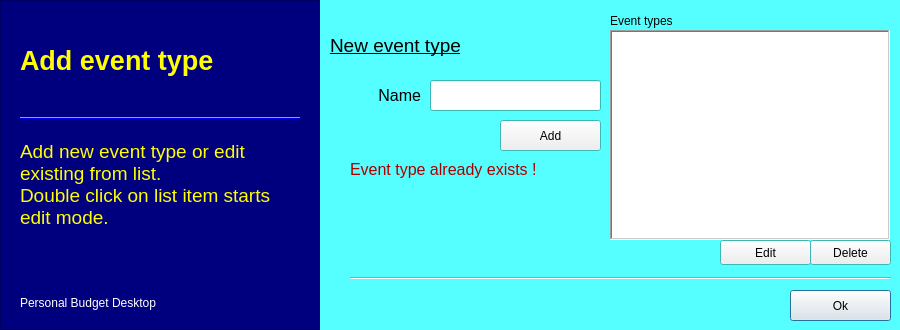
<?xml version="1.0" encoding="UTF-8"?>
<ui version="4.0">
 <class>Dialog</class>
 <widget class="QDialog" name="Dialog">
  <property name="geometry">
   <rect>
    <x>0</x>
    <y>0</y>
    <width>900</width>
    <height>330</height>
   </rect>
  </property>
  <property name="palette">
   <palette>
    <active>
     <colorrole role="Base">
      <brush brushstyle="SolidPattern">
       <color alpha="255">
        <red>255</red>
        <green>255</green>
        <blue>255</blue>
       </color>
      </brush>
     </colorrole>
     <colorrole role="Window">
      <brush brushstyle="SolidPattern">
       <color alpha="255">
        <red>85</red>
        <green>255</green>
        <blue>255</blue>
       </color>
      </brush>
     </colorrole>
    </active>
    <inactive>
     <colorrole role="Base">
      <brush brushstyle="SolidPattern">
       <color alpha="255">
        <red>255</red>
        <green>255</green>
        <blue>255</blue>
       </color>
      </brush>
     </colorrole>
     <colorrole role="Window">
      <brush brushstyle="SolidPattern">
       <color alpha="255">
        <red>85</red>
        <green>255</green>
        <blue>255</blue>
       </color>
      </brush>
     </colorrole>
    </inactive>
    <disabled>
     <colorrole role="Base">
      <brush brushstyle="SolidPattern">
       <color alpha="255">
        <red>85</red>
        <green>255</green>
        <blue>255</blue>
       </color>
      </brush>
     </colorrole>
     <colorrole role="Window">
      <brush brushstyle="SolidPattern">
       <color alpha="255">
        <red>85</red>
        <green>255</green>
        <blue>255</blue>
       </color>
      </brush>
     </colorrole>
    </disabled>
   </palette>
  </property>
  <property name="windowTitle">
   <string>Dialog</string>
  </property>
  <property name="windowIcon">
   <iconset>
    <normaloff>data/assets/main_add_event_type.png</normaloff>data/assets/main_add_event_type.png</iconset>
  </property>
  <property name="autoFillBackground">
   <bool>true</bool>
  </property>
  <property name="modal">
   <bool>true</bool>
  </property>
  <widget class="QFrame" name="frame">
   <property name="geometry">
    <rect>
     <x>0</x>
     <y>0</y>
     <width>320</width>
     <height>330</height>
    </rect>
   </property>
   <property name="palette">
    <palette>
     <active>
      <colorrole role="Base">
       <brush brushstyle="SolidPattern">
        <color alpha="255">
         <red>255</red>
         <green>255</green>
         <blue>255</blue>
        </color>
       </brush>
      </colorrole>
      <colorrole role="Window">
       <brush brushstyle="SolidPattern">
        <color alpha="255">
         <red>0</red>
         <green>0</green>
         <blue>127</blue>
        </color>
       </brush>
      </colorrole>
     </active>
     <inactive>
      <colorrole role="Base">
       <brush brushstyle="SolidPattern">
        <color alpha="255">
         <red>255</red>
         <green>255</green>
         <blue>255</blue>
        </color>
       </brush>
      </colorrole>
      <colorrole role="Window">
       <brush brushstyle="SolidPattern">
        <color alpha="255">
         <red>0</red>
         <green>0</green>
         <blue>127</blue>
        </color>
       </brush>
      </colorrole>
     </inactive>
     <disabled>
      <colorrole role="Base">
       <brush brushstyle="SolidPattern">
        <color alpha="255">
         <red>0</red>
         <green>0</green>
         <blue>127</blue>
        </color>
       </brush>
      </colorrole>
      <colorrole role="Window">
       <brush brushstyle="SolidPattern">
        <color alpha="255">
         <red>0</red>
         <green>0</green>
         <blue>127</blue>
        </color>
       </brush>
      </colorrole>
     </disabled>
    </palette>
   </property>
   <property name="autoFillBackground">
    <bool>true</bool>
   </property>
   <property name="frameShape">
    <enum>QFrame::StyledPanel</enum>
   </property>
   <property name="frameShadow">
    <enum>QFrame::Raised</enum>
   </property>
   <widget class="QLabel" name="lbl_caption">
    <property name="geometry">
     <rect>
      <x>20</x>
      <y>40</y>
      <width>291</width>
      <height>41</height>
     </rect>
    </property>
    <property name="palette">
     <palette>
      <active>
       <colorrole role="WindowText">
        <brush brushstyle="SolidPattern">
         <color alpha="255">
          <red>255</red>
          <green>255</green>
          <blue>0</blue>
         </color>
        </brush>
       </colorrole>
      </active>
      <inactive>
       <colorrole role="WindowText">
        <brush brushstyle="SolidPattern">
         <color alpha="255">
          <red>255</red>
          <green>255</green>
          <blue>0</blue>
         </color>
        </brush>
       </colorrole>
      </inactive>
      <disabled>
       <colorrole role="WindowText">
        <brush brushstyle="SolidPattern">
         <color alpha="255">
          <red>120</red>
          <green>120</green>
          <blue>120</blue>
         </color>
        </brush>
       </colorrole>
      </disabled>
     </palette>
    </property>
    <property name="font">
     <font>
      <family>Helvetica</family>
      <pointsize>20</pointsize>
      <weight>75</weight>
      <bold>true</bold>
      <underline>false</underline>
     </font>
    </property>
    <property name="text">
     <string>Add event type</string>
    </property>
   </widget>
   <widget class="QLabel" name="lbl_help">
    <property name="geometry">
     <rect>
      <x>20</x>
      <y>140</y>
      <width>271</width>
      <height>151</height>
     </rect>
    </property>
    <property name="palette">
     <palette>
      <active>
       <colorrole role="WindowText">
        <brush brushstyle="SolidPattern">
         <color alpha="255">
          <red>255</red>
          <green>255</green>
          <blue>0</blue>
         </color>
        </brush>
       </colorrole>
      </active>
      <inactive>
       <colorrole role="WindowText">
        <brush brushstyle="SolidPattern">
         <color alpha="255">
          <red>255</red>
          <green>255</green>
          <blue>0</blue>
         </color>
        </brush>
       </colorrole>
      </inactive>
      <disabled>
       <colorrole role="WindowText">
        <brush brushstyle="SolidPattern">
         <color alpha="255">
          <red>120</red>
          <green>120</green>
          <blue>120</blue>
         </color>
        </brush>
       </colorrole>
      </disabled>
     </palette>
    </property>
    <property name="font">
     <font>
      <pointsize>14</pointsize>
      <underline>false</underline>
     </font>
    </property>
    <property name="text">
     <string>Add new event type or edit existing from list.
Double click on list item starts edit mode.</string>
    </property>
    <property name="alignment">
     <set>Qt::AlignLeading|Qt::AlignLeft|Qt::AlignTop</set>
    </property>
    <property name="wordWrap">
     <bool>true</bool>
    </property>
   </widget>
   <widget class="Line" name="line">
    <property name="geometry">
     <rect>
      <x>20</x>
      <y>110</y>
      <width>280</width>
      <height>16</height>
     </rect>
    </property>
    <property name="palette">
     <palette>
      <active>
       <colorrole role="Light">
        <brush brushstyle="SolidPattern">
         <color alpha="255">
          <red>0</red>
          <green>0</green>
          <blue>236</blue>
         </color>
        </brush>
       </colorrole>
      </active>
      <inactive>
       <colorrole role="Light">
        <brush brushstyle="SolidPattern">
         <color alpha="255">
          <red>0</red>
          <green>0</green>
          <blue>236</blue>
         </color>
        </brush>
       </colorrole>
      </inactive>
      <disabled>
       <colorrole role="Light">
        <brush brushstyle="SolidPattern">
         <color alpha="255">
          <red>0</red>
          <green>0</green>
          <blue>236</blue>
         </color>
        </brush>
       </colorrole>
      </disabled>
     </palette>
    </property>
    <property name="orientation">
     <enum>Qt::Horizontal</enum>
    </property>
   </widget>
   <widget class="QLabel" name="lbl_app">
    <property name="geometry">
     <rect>
      <x>20</x>
      <y>293</y>
      <width>291</width>
      <height>20</height>
     </rect>
    </property>
    <property name="palette">
     <palette>
      <active>
       <colorrole role="WindowText">
        <brush brushstyle="SolidPattern">
         <color alpha="255">
          <red>255</red>
          <green>255</green>
          <blue>255</blue>
         </color>
        </brush>
       </colorrole>
      </active>
      <inactive>
       <colorrole role="WindowText">
        <brush brushstyle="SolidPattern">
         <color alpha="255">
          <red>255</red>
          <green>255</green>
          <blue>255</blue>
         </color>
        </brush>
       </colorrole>
      </inactive>
      <disabled>
       <colorrole role="WindowText">
        <brush brushstyle="SolidPattern">
         <color alpha="255">
          <red>120</red>
          <green>120</green>
          <blue>120</blue>
         </color>
        </brush>
       </colorrole>
      </disabled>
     </palette>
    </property>
    <property name="text">
     <string>Personal Budget Desktop</string>
    </property>
   </widget>
  </widget>
  <widget class="QLabel" name="lbl_new_type">
   <property name="geometry">
    <rect>
     <x>330</x>
     <y>30</y>
     <width>271</width>
     <height>31</height>
    </rect>
   </property>
   <property name="font">
    <font>
     <pointsize>14</pointsize>
     <underline>true</underline>
    </font>
   </property>
   <property name="text">
    <string>New event type</string>
   </property>
   <property name="alignment">
    <set>Qt::AlignLeading|Qt::AlignLeft|Qt::AlignVCenter</set>
   </property>
  </widget>
  <widget class="QLineEdit" name="txt_name">
   <property name="geometry">
    <rect>
     <x>430</x>
     <y>80</y>
     <width>171</width>
     <height>31</height>
    </rect>
   </property>
   <property name="font">
    <font>
     <pointsize>14</pointsize>
    </font>
   </property>
   <property name="text">
    <string/>
   </property>
  </widget>
  <widget class="QLabel" name="lbl_name">
   <property name="geometry">
    <rect>
     <x>320</x>
     <y>80</y>
     <width>101</width>
     <height>31</height>
    </rect>
   </property>
   <property name="font">
    <font>
     <pointsize>12</pointsize>
    </font>
   </property>
   <property name="text">
    <string>Name</string>
   </property>
   <property name="alignment">
    <set>Qt::AlignRight|Qt::AlignTrailing|Qt::AlignVCenter</set>
   </property>
  </widget>
  <widget class="QPushButton" name="btn_ok">
   <property name="geometry">
    <rect>
     <x>790</x>
     <y>290</y>
     <width>101</width>
     <height>31</height>
    </rect>
   </property>
   <property name="text">
    <string>Ok</string>
   </property>
   <property name="icon">
    <iconset>
     <normaloff>data/assets/ok.png</normaloff>data/assets/ok.png</iconset>
   </property>
  </widget>
  <widget class="QListWidget" name="lst_event_type">
   <property name="geometry">
    <rect>
     <x>610</x>
     <y>30</y>
     <width>280</width>
     <height>210</height>
    </rect>
   </property>
   <property name="font">
    <font>
     <pointsize>10</pointsize>
    </font>
   </property>
   <property name="frameShape">
    <enum>QFrame::WinPanel</enum>
   </property>
   <property name="editTriggers">
    <set>QAbstractItemView::DoubleClicked</set>
   </property>
  </widget>
  <widget class="QLabel" name="lbl_event_types">
   <property name="geometry">
    <rect>
     <x>610</x>
     <y>10</y>
     <width>271</width>
     <height>21</height>
    </rect>
   </property>
   <property name="text">
    <string>Event types</string>
   </property>
  </widget>
  <widget class="QPushButton" name="btn_add">
   <property name="geometry">
    <rect>
     <x>500</x>
     <y>120</y>
     <width>101</width>
     <height>31</height>
    </rect>
   </property>
   <property name="text">
    <string>Add</string>
   </property>
   <property name="icon">
    <iconset>
     <normaloff>data/assets/ok.png</normaloff>data/assets/ok.png</iconset>
   </property>
  </widget>
  <widget class="QLabel" name="lbl_warrning">
   <property name="geometry">
    <rect>
     <x>350</x>
     <y>160</y>
     <width>251</width>
     <height>111</height>
    </rect>
   </property>
   <property name="palette">
    <palette>
     <active>
      <colorrole role="WindowText">
       <brush brushstyle="SolidPattern">
        <color alpha="255">
         <red>170</red>
         <green>0</green>
         <blue>0</blue>
        </color>
       </brush>
      </colorrole>
     </active>
     <inactive>
      <colorrole role="WindowText">
       <brush brushstyle="SolidPattern">
        <color alpha="255">
         <red>170</red>
         <green>0</green>
         <blue>0</blue>
        </color>
       </brush>
      </colorrole>
     </inactive>
     <disabled>
      <colorrole role="WindowText">
       <brush brushstyle="SolidPattern">
        <color alpha="255">
         <red>120</red>
         <green>120</green>
         <blue>120</blue>
        </color>
       </brush>
      </colorrole>
     </disabled>
    </palette>
   </property>
   <property name="font">
    <font>
     <pointsize>12</pointsize>
     <weight>50</weight>
     <bold>false</bold>
    </font>
   </property>
   <property name="text">
    <string>Event type already exists !</string>
   </property>
   <property name="alignment">
    <set>Qt::AlignLeading|Qt::AlignLeft|Qt::AlignTop</set>
   </property>
   <property name="wordWrap">
    <bool>true</bool>
   </property>
  </widget>
  <widget class="QPushButton" name="btn_delete">
   <property name="geometry">
    <rect>
     <x>810</x>
     <y>240</y>
     <width>81</width>
     <height>25</height>
    </rect>
   </property>
   <property name="text">
    <string>Delete</string>
   </property>
   <property name="icon">
    <iconset>
     <normaloff>data/assets/trash.png</normaloff>data/assets/trash.png</iconset>
   </property>
  </widget>
  <widget class="QPushButton" name="btn_edit">
   <property name="geometry">
    <rect>
     <x>720</x>
     <y>240</y>
     <width>91</width>
     <height>25</height>
    </rect>
   </property>
   <property name="text">
    <string>Edit</string>
   </property>
   <property name="icon">
    <iconset>
     <normaloff>data/assets/edit.png</normaloff>data/assets/edit.png</iconset>
   </property>
  </widget>
  <widget class="Line" name="line_2">
   <property name="geometry">
    <rect>
     <x>350</x>
     <y>270</y>
     <width>541</width>
     <height>16</height>
    </rect>
   </property>
   <property name="orientation">
    <enum>Qt::Horizontal</enum>
   </property>
  </widget>
 </widget>
 <resources/>
 <connections>
  <connection>
   <sender>txt_name</sender>
   <signal>returnPressed()</signal>
   <receiver>btn_add</receiver>
   <slot>setFocus()</slot>
   <hints>
    <hint type="sourcelabel">
     <x>515</x>
     <y>95</y>
    </hint>
    <hint type="destinationlabel">
     <x>550</x>
     <y>135</y>
    </hint>
   </hints>
  </connection>
 </connections>
</ui>
